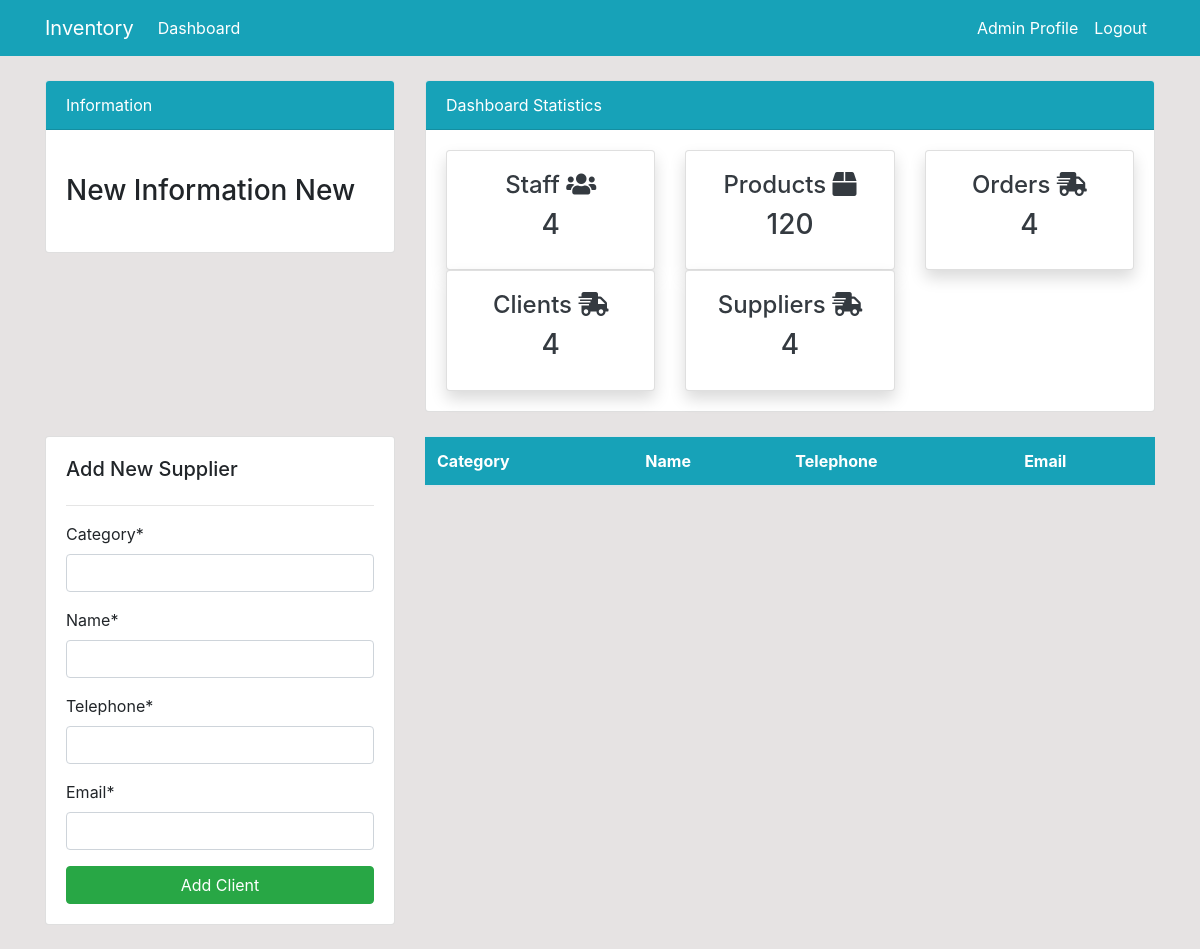
The page /supplier/ (signed in) on the database as committed earlier.
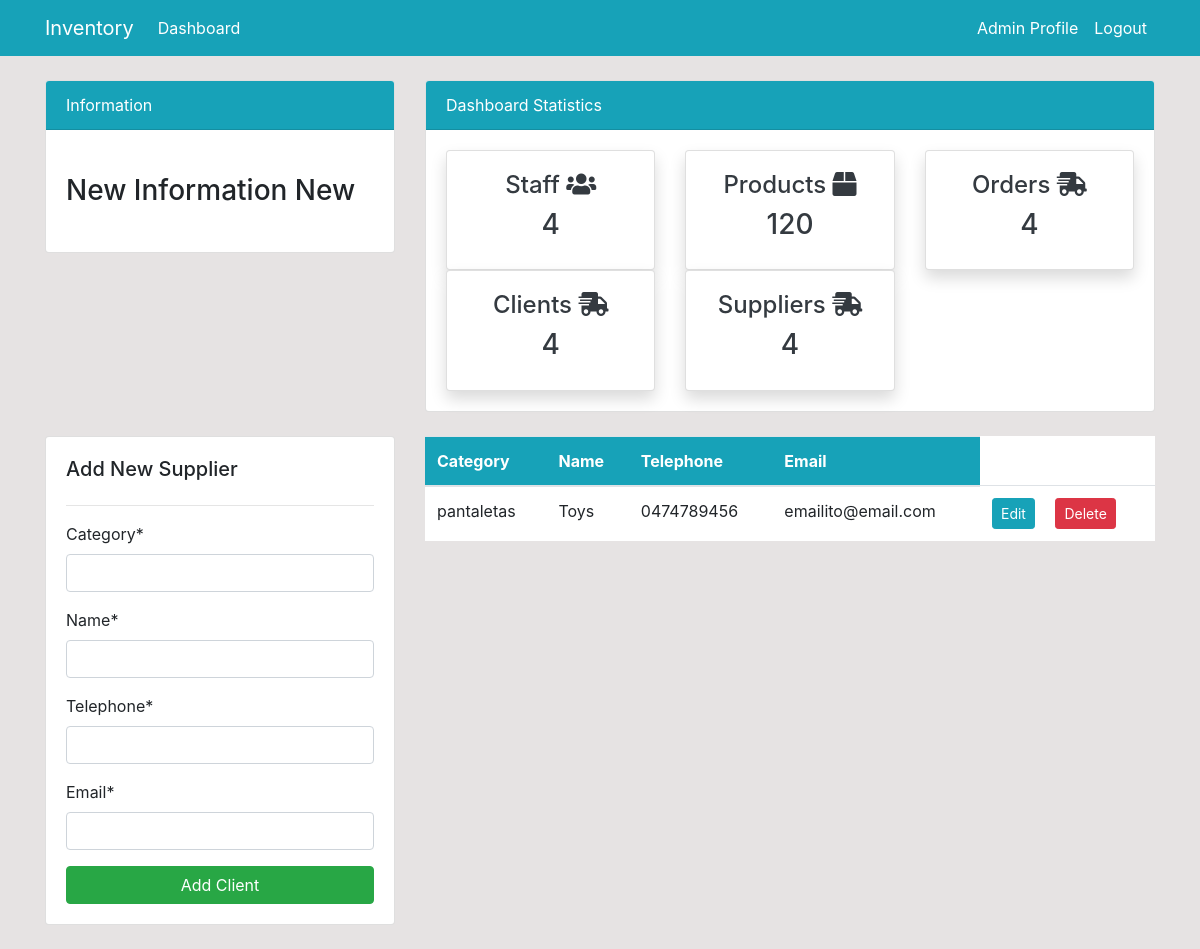
The same page on the database as committed later.
### dashboard/models.py (models this page shows, shortened)
class Supplier(models.Model):
    category = models.CharField(max_length=20)
    name = models.CharField(max_length=100, null=True)
    telephone = models.CharField(max_length=20)
    email = models.EmailField()

### dashboard/views.py (the view)
# urls.py: path('supplier/', views.supplier, name='dashboard-supplier'),
@login_required(login_url='user-login')
def supplier(request):
    if request.method == 'POST':
        form = SupplierFrom(request.POST)
        if form.is_valid():
            form.save()
            return redirect('dashboard-supplier')
    else:
        form = SupplierFrom()
    suppliers = Supplier.objects.all()
    context = {
        'suppliers':suppliers,
        'form':form
    }
    return render(request, "dashboard/supplier.html", context)

### dashboard/forms.py
class SupplierFrom(forms.ModelForm):
    class Meta:
        model=Supplier
        fields=[
            'category','name','telephone','email',
        ]

### templates/dashboard/supplier.html (shortened to what this page needs)
{% extends 'partials/base.html' %}
{% load crispy_forms_tags %}
{% block content %}
{% include 'partials/topside.html' %}
<div class="row my-4">
    <div class="col-md-4">
        <div class="card card-body">
            <h5>Add New Supplier</h5>
            <hr>
            <form method="POST">
                {{ form|crispy }}
                <input class="btn btn-success btn-block" type="submit" value="Add Client">
            </form>
        </div>
    </div>
    <div class="col-md-8">
        <table class="table bg-white">
            <thead class="bg-info text-white">
                <tr>
                    <th scope="col">Category</th>
                    <th scope="col">Name</th>
                    <th scope="col">Telephone</th>
                    <th scope="col">Email</th>
            </thead>
            <tbody>
                {% for supplier in suppliers %}
                <tr>
                    <td>{{ supplier.category }}</td>
                    <td>{{ supplier.name }}</td>
                    <td>{{ supplier.telephone }}</td>
                    <td>{{ supplier.email }}</td>
                    <td>
                        <a class="btn btn-info btn-sm mr-2"
                            href="#">Edit</a>
                        <a class="btn btn-danger btn-sm ml-2"
                            href="#">Delete</a>
                    </td>
                </tr>
                {% endfor %}
            </tbody>
        </table>
    </div>
</div>
{% endblock %}

Rows that differ between the two databases and show on the page:
added Supplier: category "pantaletas", name "Toys", telephone "0474789456", email "emailito@email.com"
